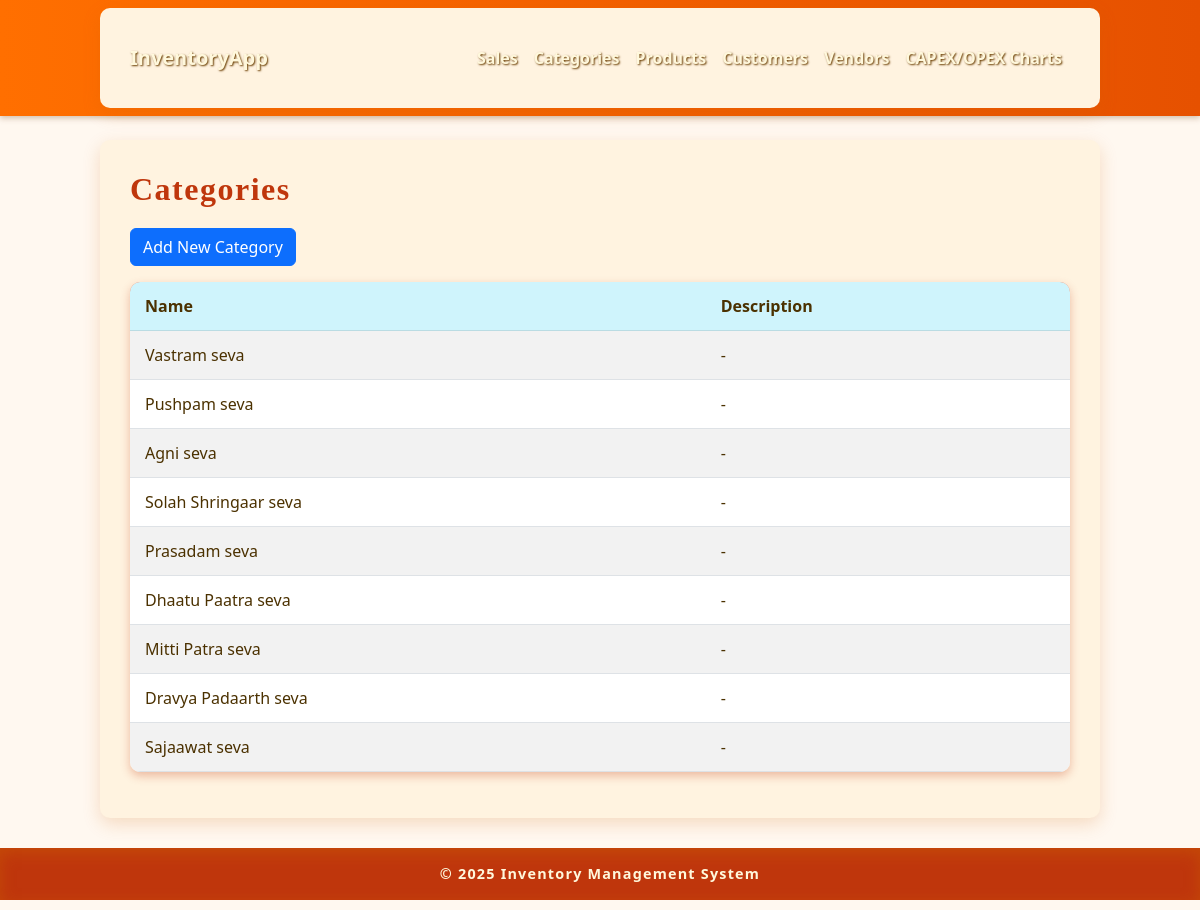
Page /categories/ on the committed database.
### inventory/models.py (models this page shows, shortened)
class Category(models.Model):
    name = models.CharField(max_length=100)
    description = models.TextField(blank=True, null=True)

### inventory/views.py (the view)
# urls.py: path('categories/', views.categories_list, name='categories_list'),
def categories_list(request):
    categories = Category.objects.all()
    return render(request, 'categories_list.html', {'categories': categories})

### inventory/templates/categories_list.html
{% extends 'base.html' %}
{% block content %}
<h2>Categories</h2>
<a href="{% url 'category_create' %}" class="btn btn-primary mb-3">Add New Category</a>
<table class="table table-striped">
    <thead class="table-info">
        <tr>
            <th>Name</th>
            <th>Description</th>
        </tr>
    </thead>
    <tbody>
        {% for category in categories %}
        <tr>
            <td>{{ category.name }}</td>
            <td>{{ category.description|default:"-" }}</td>
        </tr>
        {% empty %}
        <tr><td colspan="2" class="text-center">No categories found.</td></tr>
        {% endfor %}
    </tbody>
</table>
{% endblock %}

### static/css/styles.css (style rules this page uses)
body { font-family: 'Segoe UI', Tahoma, Geneva, Verdana, sans-serif; background: #fff8f0; color: #4b3100; margin: 0; padding: 0; }
h2 { font-weight: 800; color: #bf360c; margin-bottom: 20px; letter-spacing: 1.5px; font-family: 'Georgia', serif; }
.table { border-radius: 10px; overflow: hidden; box-shadow: 0 4px 10px rgba(191, 54, 12, 0.3); }
.table thead { background: #ff7043; color: #ffffff; font-size: 1rem; }
.table td, .table th { vertical-align: middle !important; padding: 12px 15px !important; color: #4b3100; }

### rows in the picture
Category: name "Vastram seva", description "-"
Category: name "Pushpam seva", description "-"
Category: name "Agni seva", description "-"
Category: name "Solah Shringaar seva", description "-"
Category: name "Prasadam seva", description "-"
Category: name "Dhaatu Paatra seva", description "-"
Category: name "Mitti Patra seva", description "-"
Category: name "Dravya Padaarth seva", description "-"
Category: name "Sajaawat seva", description "-"
